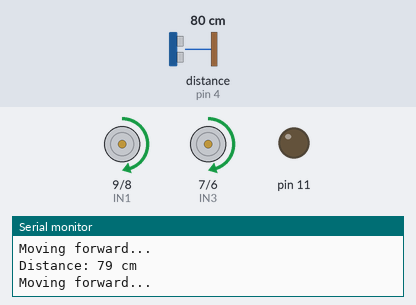
The sketch below on a simulated Arduino Uno, built with avr-gcc and run on an emulated ATmega328P. On the bench: motor-driver pin pairs drawn as motors (green arrow = first pin HIGH = forward, orange = second pin HIGH = backward, longer = more drive, scaled by the enable pin), output pins drawn as LEDs (lit = HIGH), the last lines printed to the serial monitor. Wiring (inferred from the names in the program): ultrasonic range finder: trigger pin 3; echo pin 4. The inputs (shaded band) are chosen by the test bench; at power-on: distance to the obstacle (sensor on pin 4) 80 cm. The echo pulse lasts 58.3 µs per cm; pins used as bus, display or sensor lines are not drawn.

Above: at 1.2 s.
1.3 s: distance to the obstacle (sensor on pin 4) set to 23 cm
4.3 s: distance to the obstacle (sensor on pin 4) set to 19 cm
At 5.5 s:
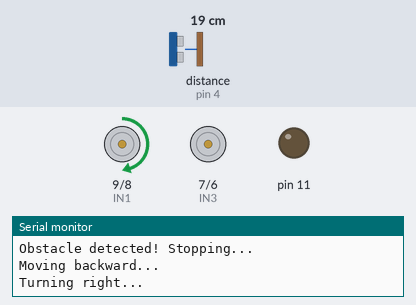
7.3 s: distance to the obstacle (sensor on pin 4) set to 120 cm
At 8.6 s:
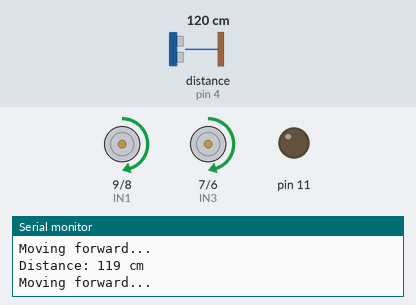
9.3 s: distance to the obstacle (sensor on pin 4) set to 2 cm
At 10.0 s:
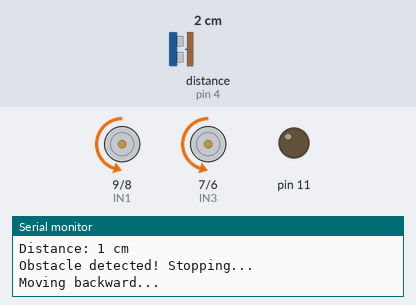
Timing chart, 0 to 13.3 s (numbered marks = the images above; inputs shaded):
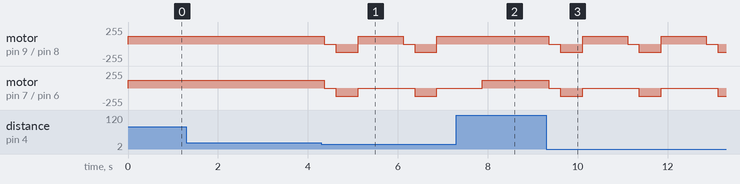

Measured:
- the behaviour switches between 21 and 20 cm on distance to the obstacle (sensor on pin 4) (found by bisection; images 0 and 1)
- after the input at 7.3 s, motor on pin 9 (IN1) / pin 8 (IN2): stays forward 120/255 (without the input it goes to stopped after 0.57 s)
- after the input at 9.3 s, motor on pin 9 (IN1) / pin 8 (IN2): forward 120/255 → stopped after 0.06 s, then repeats every 1.8 s: backward 120/255 0.50 s, forward 120/255 1.0 s, stopped 0.25 s; motor on pin 7 (IN3) / pin 6 (IN4): forward 120/255 → stopped after 0.06 s, then repeats every 1.8 s: backward 120/255 0.50 s, stopped 1.3 s

The sketch:

sketch_feb14b.ino
```cpp
int speedL =  10;
int IN1 =  9;
int IN2 =  8;
int IN3 = 7;
int IN4 = 6;
int speedR = 5;
int trig = 3;
int echo = 4;
long duration, distance;

void setup() {
  Serial.begin(9600);  // Initialize serial communication
  for (int i = 5; i <= 11; i++) {
    pinMode(i, OUTPUT);
  }
  pinMode(echo, INPUT);
  pinMode(trig , OUTPUT);
}

void Ultrasonic() {
  digitalWrite(trig, LOW);
  delayMicroseconds(2);
  digitalWrite(trig, HIGH);
  delayMicroseconds(10);
  digitalWrite(trig, LOW);
  duration = pulseIn(echo, HIGH);
  distance = (duration / 2) * 0.0343;

  // Print the distance to the Serial Monitor
  Serial.print("Distance: ");
  Serial.print(distance);
  Serial.println(" cm");
}

void forword() {
  digitalWrite(IN1, HIGH);
  digitalWrite(IN2, LOW);
  digitalWrite(IN3, HIGH);
  digitalWrite(IN4, LOW);
  analogWrite(speedL, 120);  // Reduced speed
  analogWrite(speedR, 120);  // Reduced speed
}

void backword() {
  digitalWrite(IN1, LOW);
  digitalWrite(IN2, HIGH);
  digitalWrite(IN3, LOW);
  digitalWrite(IN4, HIGH);
  analogWrite(speedL, 120);  // Reduced speed
  analogWrite(speedR, 120);  // Reduced speed
}

void left() {
  digitalWrite(IN1, LOW);
  digitalWrite(IN2, LOW);
  digitalWrite(IN3, HIGH);
  digitalWrite(IN4, LOW);
  analogWrite(speedL, 0);
  analogWrite(speedR, 120);  // Reduced speed
}

void right() {
  digitalWrite(IN1, HIGH);
  digitalWrite(IN2, LOW);
  digitalWrite(IN3, LOW);
  digitalWrite(IN4, LOW);
  analogWrite(speedL, 120);  // Reduced speed
  analogWrite(speedR, 0);
}

void stopp() {
  digitalWrite(IN1, LOW);
  digitalWrite(IN2, LOW);
  digitalWrite(IN3, LOW);
  digitalWrite(IN4, LOW);
  analogWrite(speedL, 0);
  analogWrite(speedR, 0);
}

void loop() {
  Ultrasonic();
  if (distance < 20) {
    Serial.println("Obstacle detected! Stopping...");
    stopp();
    delay(250);
    Serial.println("Moving backward...");
    backword();
    delay(500);
    Serial.println("Turning right...");
    right();
    delay(1000);
  } else {
    Serial.println("Moving forward...");
    forword();
  }
}
```
